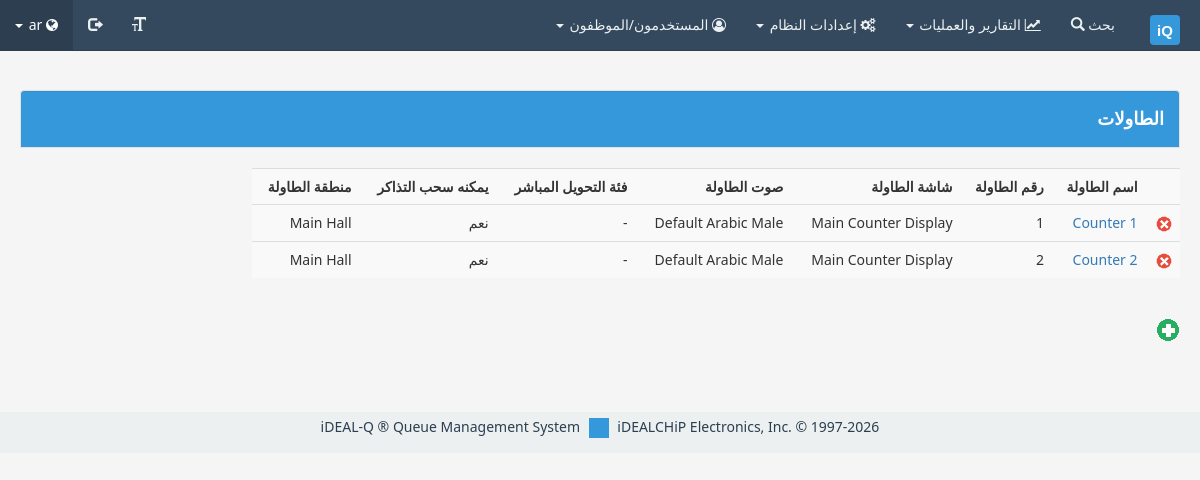
/beaa/admin/counters.php (signed in), run on the app's committed database.
### tables this page shows
CREATE TABLE IF NOT EXISTS counters (
  counter_id INT AUTO_INCREMENT PRIMARY KEY,
  counter_name VARCHAR(80) NOT NULL UNIQUE,
  counter_no INT NOT NULL UNIQUE,
  counter_display INT NOT NULL,
  counter_audio INT NOT NULL,
  counter_zone INT NOT NULL,
  counter_active TINYINT NOT NULL DEFAULT 0,
  current_clerk INT NOT NULL DEFAULT 0,
  direct_transfer_category INT NOT NULL DEFAULT 0,
  can_pick_tickets TINYINT NOT NULL DEFAULT 1,
  ip_address VARCHAR(45) DEFAULT '',
  last_seen DATETIME DEFAULT NULL,
  KEY idx_counter_zone (counter_zone),
  KEY idx_counter_display (counter_display),
  KEY idx_counter_audio (counter_audio),
  CONSTRAINT fk_counters_zone FOREIGN KEY (counter_zone) REFERENCES zones(zone_id),
  CONSTRAINT fk_counters_display FOREIGN KEY (counter_display) REFERENCES displays(display_id),
  CONSTRAINT fk_counters_audio FOREIGN KEY (counter_audio) REFERENCES audios(audio_id)
);

CREATE TABLE IF NOT EXISTS displays (
  display_id INT AUTO_INCREMENT PRIMARY KEY,
  display_name VARCHAR(80) NOT NULL UNIQUE,
  display_zone INT NOT NULL,
  display_updated TINYINT NOT NULL DEFAULT 0,
  KEY idx_display_zone (display_zone),
  CONSTRAINT fk_displays_zone FOREIGN KEY (display_zone) REFERENCES zones(zone_id)
);

CREATE TABLE IF NOT EXISTS audios (
  audio_id INT AUTO_INCREMENT PRIMARY KEY,
  audio_name VARCHAR(80) NOT NULL,
  audio_path VARCHAR(255) NOT NULL,
  audio_language VARCHAR(10) DEFAULT 'ar',
  audio_gender TINYINT NOT NULL DEFAULT 2
);

CREATE TABLE IF NOT EXISTS zones (
  zone_id INT AUTO_INCREMENT PRIMARY KEY,
  zone_name VARCHAR(80) NOT NULL UNIQUE,
  zone_desc VARCHAR(255) DEFAULT ''
);

### beaa/api/db.php (called while the page is built, shortened)
<?php
$dbhost = DB_SERVER;
$dbusername = DB_USERNAME;
$dbpassword = DB_PASSWORD;
$dbname = DB_NAME;
function getValue($query) {
    global $dbhost, $dbusername, $dbpassword, $dbname, $lastSQLError;
    $conn = new mysqli($dbhost, $dbusername, $dbpassword, $dbname, DB_PORT);
    if (!$conn->errno) {
        $conn->set_charset("utf8");
        if ($qr = $conn->query($query)) {
            $row = $qr->fetch_array(MYSQLI_NUM);
            $result = $row ? $row[0] : null;
        } else {
            $result = null;
            $lastSQLError = $conn->error;
        }
    }
    return $result;
}
function getArray($query) {
    global $dbhost, $dbusername, $dbpassword, $dbname, $lastID, $lastSQLError;
    $conn = new mysqli($dbhost, $dbusername, $dbpassword, $dbname, DB_PORT);
    $resultArray = array();
    if (!$conn->errno) {
        $conn->set_charset("utf8");
        $result = mysqli_query($conn, $query);
        while ($row = mysqli_fetch_array($result)) {
            array_push($resultArray, $row);
        }
    } else {
        $lastSQLError = $conn->error;
    }
    return $resultArray;
}
?>

### beaa/admin/common/php_head.php (called while the page is built, shortened)
<?php
require_once("../router.php");
require_once("../language.php");
$lang = getSetting('defaultLanguage');
$dir = trim(getTextValue('dir', $lang));

### beaa/admin/views/counters/process.php (called while the page is built, shortened)
<?php
if ($_SERVER["REQUEST_METHOD"] == "POST") {
    $mode = (isset($_POST['mode']) ? $_POST['mode'] : 'list');
} else {
    $mode = (isset($_GET['mode']) ? $_GET['mode'] : 'list');
}

### beaa/admin/views/counters/list.php (the view, shortened to what this page needs)
<div class="well well-header"><?php echo getTextValue("counters", $lang) ?></div>
<table class="table table-striped s-80">
    <tr>
        <th ></th>
        <th ><?php echo getTextValue("counterName", $lang) ?></th>
        <th ><?php echo getTextValue("counterNo", $lang) ?></th>
        <th ><?php echo getTextValue("counterDisplay", $lang) ?></th>
        <th ><?php echo getTextValue("counterAudio", $lang) ?></th>
        <th ><?php echo getTextValue("directTransferCategory", $lang) ?></th>
        <th ><?php echo getTextValue("canPickTickets", $lang) ?></th>
        <th ><?php echo getTextValue("counterZone", $lang) ?></th>
    <tr>
        <?php
        $query = "SELECT * FROM counters,displays,zones,audios WHERE counter_zone=zone_id AND counter_audio=audio_id AND counter_display=display_id;";
        $counterInfo = getArray($query);
        foreach ($counterInfo AS $row) {
            $dirCatKey = getValue("SELECT category_key FROM categories WHERE category_id=" . $row['direct_transfer_category']);
            $dirCat = (is_null($dirCatKey) ? "-" : getTextValue($dirCatKey, $lang));
            $isPicker = ($row['can_pick_tickets'] == 1 ? getTextValue('yes', $lang) : getTextValue('no', $lang));
            $redBox = ($row['can_pick_tickets'] == 1 ? "red-box" : "");
            ?>
        <tr>
            <td >
                <img style='width:16px;height:16px;cursor:pointer'
                     src='<?php echo $filesPath . "/delete.png" ?>'
                     onclick='if (confirm("<?php echo getTextValue("deleteQuestion", $lang) . getTextValue("questionMark", $lang) ?>"))
                                                             location.replace("<?php echo "?mode=delete&id=" . $row['counter_id'] ?>")'>
            </td>
            <td >
                <a href='<?php echo "?mode=edit&id=" . $row['counter_id'] ?>'><?php echo $row['counter_name'] ?>  </a>
            </td>
            <td ><?php echo $row['counter_no'] ?>  </td>
            <td ><?php echo $row['display_name'] ?>  </td>
            <td ><?php echo $row['audio_name'] ?>  </td>
            <td ><?php echo $dirCat ?>  </td>
            <td class="<?php echo $redBox ?>"><?php echo $isPicker ?>  </td>
            <td ><?php echo $row['zone_name'] ?>  </td>
        <tr>
            <?php
        }
        ?>
</table>
<br>
<a href='?mode=add'>
    <img src='<?php echo $filesPath . "/add.png" ?>' title='<?php echo getTextValue("add", $lang) ?>'>
</a>

### beaa/admin/counters.php (shortened to what this page needs)
<?php
require_once './common/php_head.php';
$view = "./views/counters/";
include_once $view . 'process.php';
?>
<!DOCTYPE html>
<html>
    <head>
        <?php include_once './common/head.php'; ?>
    </head>
    <body style="direction:<?php echo $dir ?>;">
        <?php include_once './common/nav.php'; ?>
        <div class="container-full marg-bottom-50">
            <?php
            switch ($mode) {
                case 'list':
                    include_once $view . 'list.php';
                    break;
            }
            ?>
        </div>
        <?php include_once './common/footer.php'; ?>
    </body>
</html>

### beaa/admin/common/head.php (shortened to what this page needs)
<?php
$cssPath = defined('CSS_PATH') ? CSS_PATH : '../css';
$filesPath = defined('FILES_PATH') ? FILES_PATH : '../files';
?>
<link href="<?php echo $cssPath; ?>/paper.bootstrap.min.css" rel="stylesheet" type="text/css"/>
<link href="<?php echo $cssPath; ?>/font-awesome.min.css" rel="stylesheet" type="text/css"/>
<?php if ($dir == "rtl") { ?>
    <link href="<?php echo $cssPath; ?>/bootstrap-rtl.min.css" rel="stylesheet" type="text/css"/>
    <link href="<?php echo $cssPath; ?>/bootstrap-flipped.min.css" rel="stylesheet" type="text/css"/>
<?php }; ?>
<link href="<?php echo $cssPath; ?>/common.css" rel="stylesheet" type="text/css"/>
<link href="<?php echo $cssPath; ?>/admin.css" rel="stylesheet" type="text/css"/>

### beaa/admin/common/nav.php (shortened to what this page needs)
<?php
$parent = defined('ADMIN_BASE_PATH') ? ADMIN_BASE_PATH : "/beaa/admin";
$parent .= "/";
?>
<div class="navi bg-white-gray">
    <nav class="navbar bg-blue-deep navbar-fixed-top sh-gray-light ">
        <div class="container-fluid">
            <div class="navbar-header">
                <a class="navbar-brand bg-white" href="./" id="mainPage">
                    <span class="pad-5 round-5 "><img src="<?php echo $filesPath ?>/logos/ideal-q-small.svg" class="" alt="iDEAL-Q" style="height:30px;"></span>
                </a>
            </div>
            <div class="collapse navbar-collapse" id="bs-example-navbar-collapse-1">
                <ul class="nav navbar-nav">
                    <?php
                    if ($_SESSION['userpriv'] & 64) {
                    ?>
                    <li>
                        <?php createLink(getTextValue('search', $lang), $parent . "search", "glyphicon glyphicon-search") ?>
                    </li>
                    <?php
                    }
                    if ($_SESSION['userpriv'] & 1) {
                        ?>
                        <li class = "dropdown">
                            <a href = "#" class = "dropdown-toggle" data-toggle = "dropdown" role = "button" aria-expanded = "false"><i class="fa fa-line-chart"></i> <?php echo getTextValue('userPrivileges1', $lang) ?> <span class = "caret"></span></a>
                        </li>
                        <?php
                    }
                    if ($_SESSION['userpriv'] & 16) {
                        ?>
                        <li class = "dropdown">
                            <a href = "#" class = "dropdown-toggle" data-toggle = "dropdown" role = "button" aria-expanded = "false"><i class="fa fa-gears"></i> <?php echo getTextValue('userPrivileges16', $lang) ?> <span class = "caret"></span></a>
                        </li>
                        <?php
                    }
                    if ($_SESSION['userpriv'] & 32 || $_SESSION['userpriv'] & 2) {
                        ?>
                        <li class = "dropdown">
                            <a href = "#" class = "dropdown-toggle" data-toggle = "dropdown" role = "button" aria-expanded = "false"><i class="fa fa-user-circle-o"></i> <?php echo getTextValue('users', $lang) . "/" . getTextValue('clerks', $lang) ?> <span class = "caret"></span></a>
                        </li>
                        <?php
                    }
                    ?>
                </ul>
                <ul class="nav navbar-nav navbar-right">
                    <?php
                    if ($_SESSION['userpriv'] & 128) {
                        ?>
                        <li>
                            <?php createLink('', $parent . "languages", "glyphicon glyphicon-text-size", getTextValue('languages', $lang)) ?>
                        </li>
                        <?php
                    }
                    ?>
                    <li>
                        <?php createLink('', $parent . "account/logout", "glyphicon glyphicon-log-out", getTextValue('logout', $lang)) ?>
                    </li>
                    <li class = "dropdown">
                        <a href = "#" class = "dropdown-toggle" data-toggle = "dropdown" role = "button" aria-expanded = "false"><i class="fa fa-globe"></i> <?php echo $lang ?> <span class = "caret"></span></a>
                    </li>
                </ul>
            </div>
        </div>
    </nav>
</div>

### beaa/language.php (shortened to what this page needs)
<?php
require_once __DIR__ . "/api/db.php";
function getTextValue($key, $lang) {
    $ret = getValue("SELECT IFNULL(text_value,'$key') FROM texts WHERE text_key='$key' AND text_language='$lang';");
    if ($ret)
        return $ret;
    else
        return $key;
}
function getSetting($key) {
    $ret = getValue("SELECT IFNULL(set_value,'$key') FROM settings WHERE set_key='$key';");
    if ($ret)
        return $ret;
    else
        return $key;
}
function createLink($name, $page, $icon = '', $title = '', $class = '', $attr = '') {
    if (substr($page, -4) !== '.php') {
        $page = $page . ".php";
    }
    $iconFull = (!empty($icon)) ? "<i class='$icon'></i>" : '';
    echo "<a href='$page' title='$title' class='$class' $attr > $name $iconFull</a>";
}
?>

### beaa/admin/common/footer.php
<div class="footer bg-white-gray pad-v-5">
    <p class="text-center blue">
        iDEAL-Q ® Queue Management System
        <span class="ftr-logo-con">
            <a href="http:\\www.idealchip.com" title="idealchip website" target="_blank">
                <img src="../files/logos/logo-ideal.ico" alt="">
            </a>
        </span>
        iDEALCHiP Electronics, Inc.  &copy; 1997-<?php echo date("Y") ?>
    </p>
</div>

### beaa/css/common.css (style rules this page uses)
body { font-family: 'Segoe UI', Tahoma, Geneva, Verdana, sans-serif; background-color: #f5f5f5; padding-top: 70px; }
.container-full { width: 100%; padding: 20px; }
.marg-bottom-50 { margin-bottom: 50px; }
.pad-v-5 { padding-top: 5px; padding-bottom: 5px; }
.text-center { text-align: center; }
.blue { color: #2c3e50; }
.bg-blue-deep { background-color: #2c3e50; }
.bg-white-gray { background-color: #ecf0f1; }
.well-header { background-color: #3498db; color: white; padding: 15px; font-size: 18px; font-weight: bold; border-radius: 4px 4px 0 0; }
.ftr-logo-con img { width: 20px; height: 20px; margin: 0 5px; }
.pad-5 { padding: 5px; }
.s-80 { width: 80%; }
.round-5 { border-radius: 5px; }

### beaa/css/admin.css (style rules this page uses)
.navbar { margin-bottom: 0; }
.navbar-brand { font-weight: bold; font-size: 20px; }
.bg-blue-deep { background-color: #34495e !important; border-color: #2c3e50; }
.bg-blue-deep .navbar-brand, .bg-blue-deep .navbar-nav > li > a { color: #ecf0f1 !important; }
.table-striped > tbody > tr:nth-of-type(odd) { background-color: #f9f9f9; }

### data on the page
counters: counter_name "Counter 1", counter_no "1", counter_display.display_name "Main Counter Display", counter_audio.audio_name "Default Arabic Male", dirCat "-", isPicker "نعم", counter_zone.zone_name "Main Hall"
counters: counter_name "Counter 2", counter_no "2", counter_display.display_name "Main Counter Display", counter_audio.audio_name "Default Arabic Male", dirCat "-", isPicker "نعم", counter_zone.zone_name "Main Hall"

### other printed values
$name "بحث"
getTextValue('userPrivileges1', $lang) "التقارير والعمليات"
getTextValue('userPrivileges16', $lang) "إعدادات النظام"
getTextValue('users', $lang) "المستخدمون"
getTextValue('clerks', $lang) "الموظفون"
getTextValue("counters", $lang) "الطاولات"
getTextValue("counterName", $lang) "اسم الطاولة"
getTextValue("counterNo", $lang) "رقم الطاولة"
getTextValue("counterDisplay", $lang) "شاشة الطاولة"
getTextValue("counterAudio", $lang) "صوت الطاولة"
getTextValue("directTransferCategory", $lang) "فئة التحويل المباشر"
getTextValue("canPickTickets", $lang) "يمكنه سحب التذاكر"
getTextValue("counterZone", $lang) "منطقة الطاولة"
